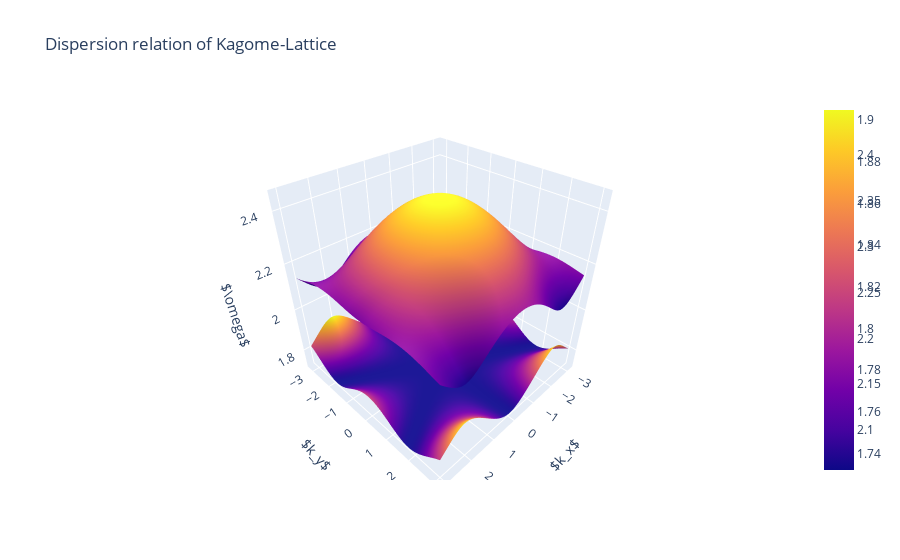

The notebook cell saved with this chart:
### Code cell
import plotly.graph_objects as go

fig = go.Figure(data=[go.Surface(z=ws[:, :, i], x=kl.qxs, y=kl.qys) for i in [4, 5]])
fig.update_layout(
    title='Dispersion relation of Kagome-Lattice', 
    scene=dict(
        xaxis_title=r'$k_x$',
        yaxis_title=r'$k_y$',
        zaxis_title=r'$\omega$'
    ),
    autosize=True)
fig.show()
